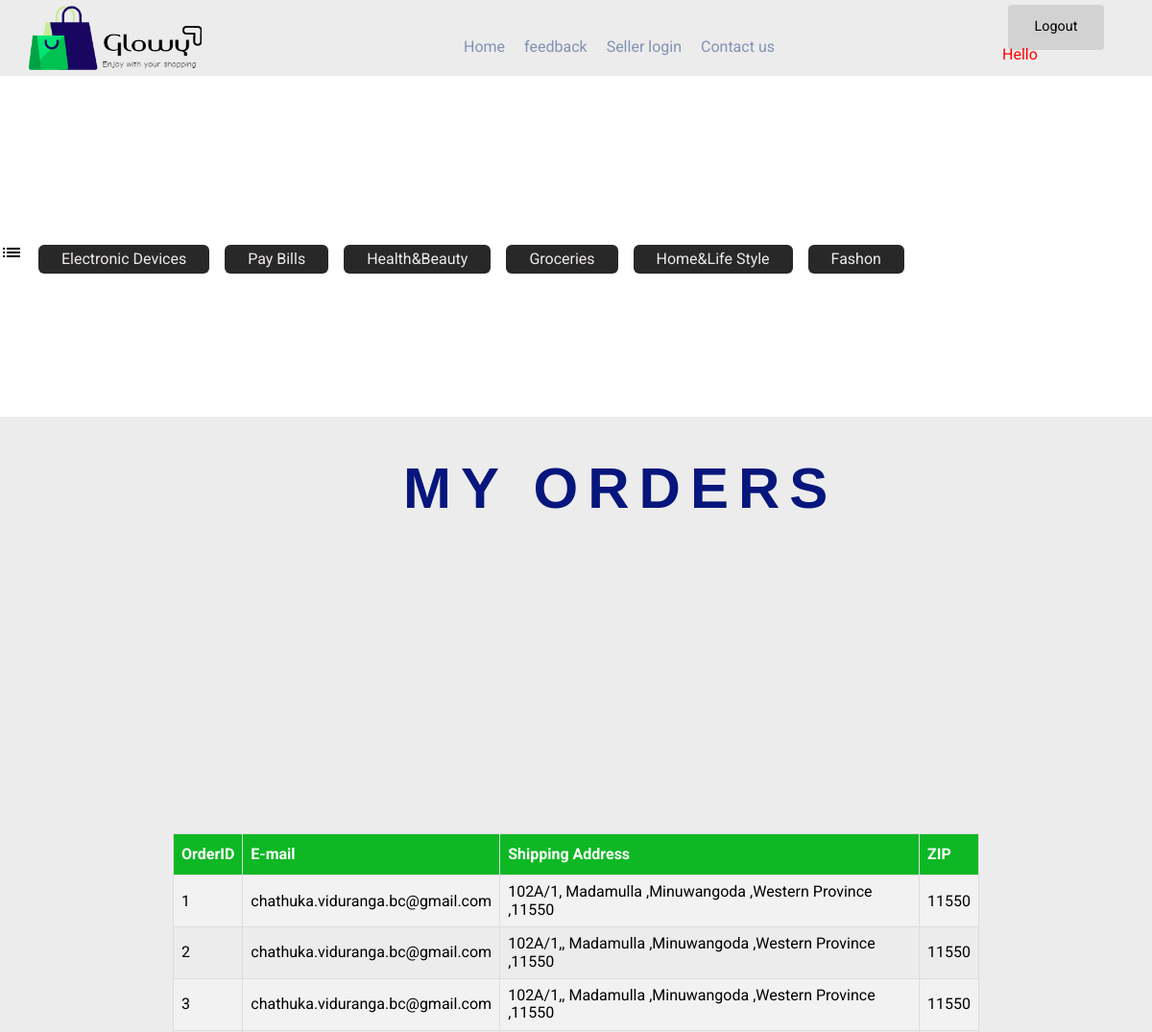
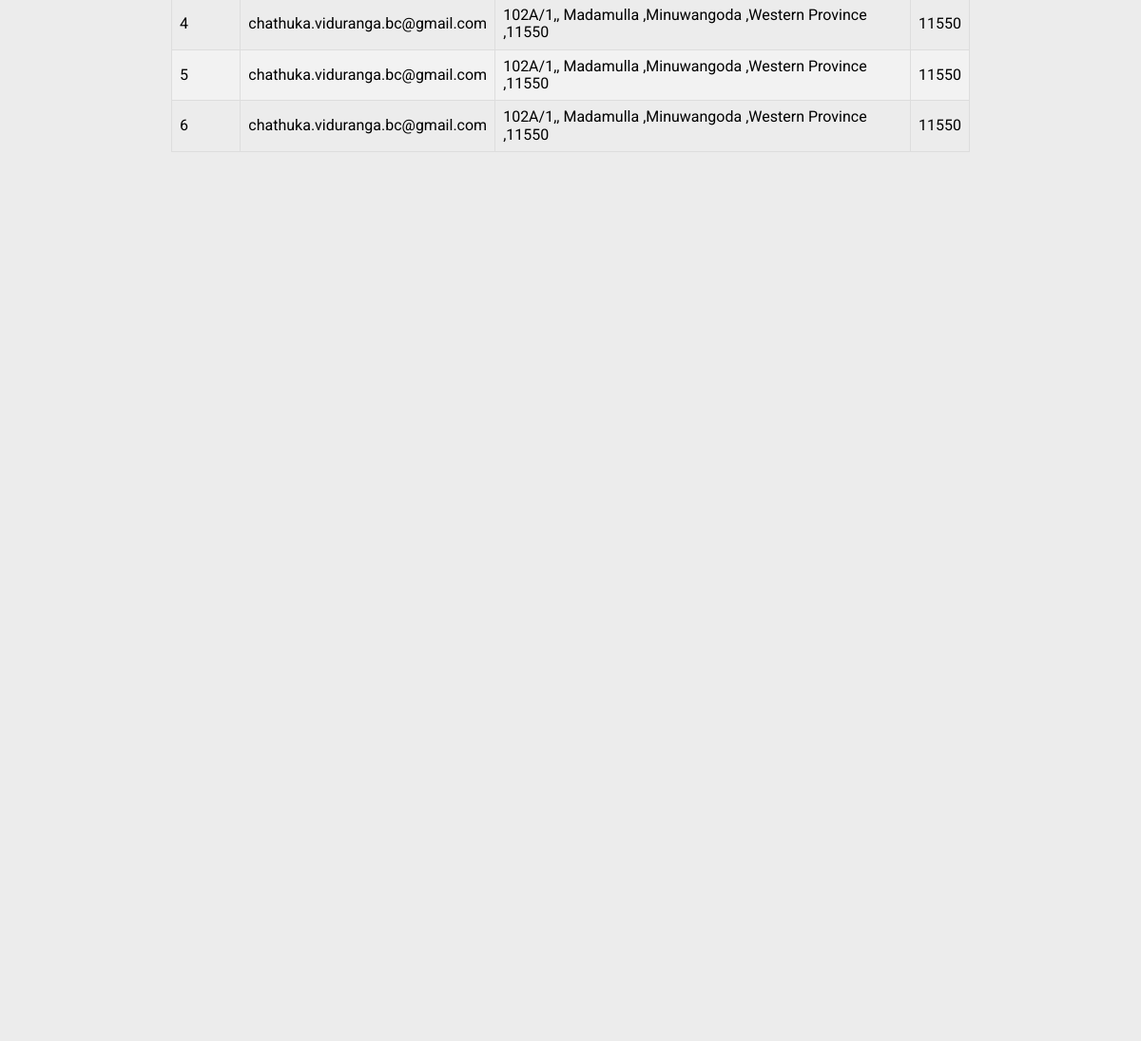
Screenshot of /MyOrders.php with the database file from the repository (2 pictures, top to bottom).
### tables this page shows
CREATE TABLE `customershipping` (
  `id` int(11) NOT NULL,
  `username` varchar(100) NOT NULL,
  `fullname` varchar(100) NOT NULL,
  `email` varchar(100) NOT NULL,
  `address` varchar(250) NOT NULL,
  `city` varchar(100) NOT NULL,
  `state` varchar(100) NOT NULL,
  `zip` varchar(100) NOT NULL
);

### MyOrders.php (the view, shortened to what this page needs)
<!DOCTYPE html>
<html lang="en">
  <head>
       <link rel="stylesheet" href="Styles/MyOrders/MyOrders.css?v=<?php echo time(); ?>"/>
       <link rel="stylesheet" href="Styles/Homepage/normalize.css" />
       <link rel="stylesheet" href="https://cdnjs.cloudflare.com/ajax/libs/font-awesome/4.7.0/css/font-awesome.min.css">
       <link rel="stylesheet" href="https://cdnjs.cloudflare.com/ajax/libs/font-awesome/4.7.0/css/font-awesome.min.css">
  </head>
<body>
    <header>
      <img class="logo" src="images/Homepage/onlinelogomaker-091721-1248-1692-2000-transparent.png" alt="logo of glowy shopping mall"/>
        <ul class="navigation_links">
        <li><a href="homepage.php"><button>Home</button></a></li>
              <li><a href="feedback.php"><button>feedback</button></a></li>
              <li><a href="SellerLogin.html"><button>Seller&nbsp;login</button></a></li>
              <li><a href="ContactUs.html"><button>Contact&nbsp;us</button></a></li>
        </ul>
        <p class="username"><?php session_start(); echo" Hello ". $_SESSION['username'];
?></p>
      <div class="button_list">
        <a href="logout.php"><button> Logout </button></a>
      </div>
    </header>
    <ul class="catagory">
      <img src="images/Homepage/outline_list_black_24dp.png" alt="">
      <li><a href="product.php"><button>Electronic&nbsp;Devices</button></a></li>
      <li><a href="Additional.php"><button>Pay&nbsp;Bills</button></a></li>
      <li><a href="product.php"><button>Health&Beauty</button></a></li>
      <li><a href="product.php"><button>Groceries</button></a></li>
      <li><a href="product.php"><button>Home&Life&nbsp;Style</button></a></li>
      <li><a href="product.php"><button>Fashon</button></a></li>
    </ul>
    <main>
        <h1 class="name">MY ORDERS</h1>
<?php
$username=$_SESSION['username'];
$conn=mysqli_connect('localhost','root','','glowydbms') or die("connection failed" .mysqli_connect_error());
$sql1="SELECT * FROM `customershipping` WHERE `username`='$username' ";?>
 <table id="customers">
     <th> OrderID </th>
     <th> E-mail </th>
     <th> Shipping Address </th>
     <th> ZIP </th>
<?php
if (mysqli_multi_query($conn, $sql1)) {
    do {
      if ($result = mysqli_store_result($conn)) {
        while ($row = mysqli_fetch_row($result)) {
            echo"<tr>";
            echo "<td>".$row[0] ."</td>";
            echo "<td>".$row[3] ."</td>";
            echo "<td>".$row[4] ." ,";
            echo $row[5]." ,";
            echo $row[6]." ,";
            echo $row[7] ."</td>";
            echo"<td>". $row[7] ."</td>";
            echo"</tr>";
        }
      }
    } while (mysqli_next_result($conn));
  }
 ?>
</table>
    </main>
    </body>
    </html>

### Styles/MyOrders/MyOrders.css (style rules this page uses)
* { box-sizing: border-box; margin: 0; padding: 0; font-family: "Roboto", sans-serif; }
header { position: absolute; top: 0; left: 0; width: 100%; display: flex; justify-content: space-between; background-color: rgb(236, 236, 236); }
.logo { width: 20%; }
li { list-style: none; display: flex; }
.navigation_links { background-color: transparent; display: inline-flex; }
.navigation_links li { background-color: transparent; }
.navigation_links li button { background-color: transparent; text-decoration: solid; color: rgba(5, 36, 109, 0.452); border: none; padding: 10px; border-radius: 5px; margin-top: 30px; }
.button_list button { border-radius: 4px; background-color: #b9b9b980; border: none; color: gba(5, 36, 109, 0.452); text-align: center; font-size: 90%; padding: 10%; width: 100px; transition: all 0.1s; cursor: pointer; margin-right: 50px; margin-top: 5px; }
.catagory { position: absolute; top: 11%; width: 100%; }
.catagory li { display: inline; }
.catagory li button { color: rgb(240, 235, 235); background-color: rgb(40, 40, 40); padding: 0.5% 2% 0.5% 2%; margin-left: 1%; margin-top: 10px; border: none; border-radius: 6px; transition: all 0.3s ease 0s; }
.catagory img { width: 2%; padding-top: 1%; }
main { position: absolute; top: 20%; width: 100%; background-color: rgb(236, 236, 236); height: 100%; }
main h1 { color: rgb(7, 22, 124); letter-spacing: 10px; font-family: "Lucida Sans", "Lucida Sans Regular", "Lucida Grande", "Lucida Sans Unicode", Geneva, Verdana, sans-serif; }
#customers { position: absolute; top: 20%; font-family: Arial, Helvetica, sans-serif; border-collapse: collapse; width: 70%; left: 15%; }
#customers td, #customers th { border: 1px solid #ddd; padding: 8px; }
#customers tr:nth-child(even) { background-color: #f2f2f2; }
#customers th { padding-top: 12px; padding-bottom: 12px; text-align: left; background-color: #0db824; color: white; }
main h1 { position: absolute; top: 0%; left: 35%; font-size: 60px; }
.username { position: absolute; top: 60%; left: 87%; }
.username { color: red; }

### rows the page displays
customershipping: id "1", email "chathuka.viduranga.bc@gmail.com", address "102A/1, Madamulla", city "Minuwangoda", state "Western Province", zip "11550"
customershipping: id "2", email "chathuka.viduranga.bc@gmail.com", address "102A/1,, Madamulla", city "Minuwangoda", state "Western Province", zip "11550"
customershipping: id "3", email "chathuka.viduranga.bc@gmail.com", address "102A/1,, Madamulla", city "Minuwangoda", state "Western Province", zip "11550"
customershipping: id "4", email "chathuka.viduranga.bc@gmail.com", address "102A/1,, Madamulla", city "Minuwangoda", state "Western Province", zip "11550"
customershipping: id "5", email "chathuka.viduranga.bc@gmail.com", address "102A/1,, Madamulla", city "Minuwangoda", state "Western Province", zip "11550"
customershipping: id "6", email "chathuka.viduranga.bc@gmail.com", address "102A/1,, Madamulla", city "Minuwangoda", state "Western Province", zip "11550"
